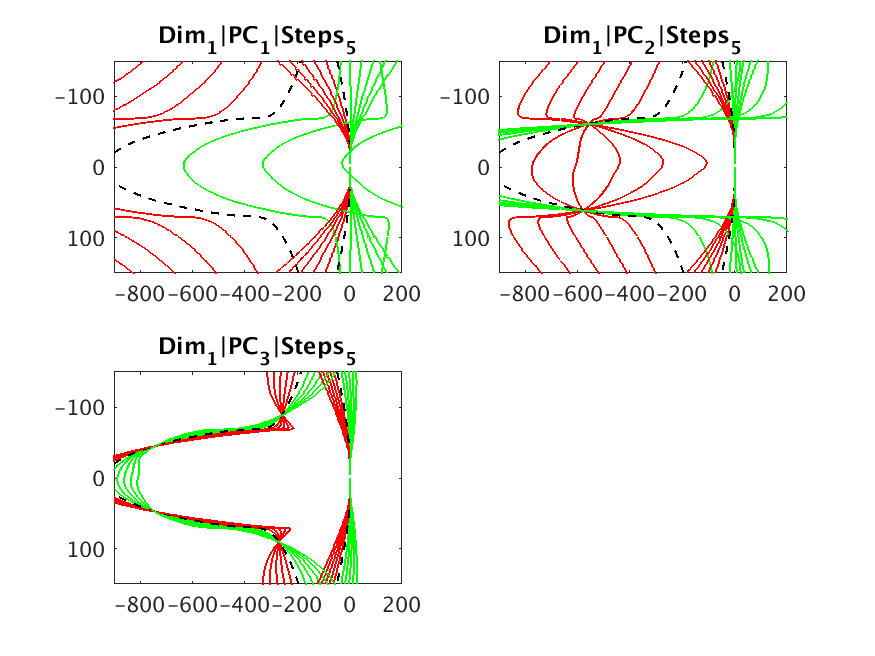
%> input picture data/348roots/180906_PCSweep_xCoords.tif, 875 x 656 px
$ octave --eval "result = generateMaskSet(imread('../../../../data/348roots/180906_PCSweep_xCoords.tif'));"   (GNU Octave 9; MATLAB toolbox functions it lacks are replaced by stand-ins)
%> lines starting %> are read from the running program, lines starting %| are printed output that depends on the picture; in (x1, y1, x2, y2) boxes, pixels count from 0 and x2, y2 are one past the last pixel; in counts of white or black regions, pixels touching at a corner belong together; the program's own positions count from 1
### midlines/phytomorph_codebase/helperFunctions/matlab_libs/imageMethods/makeBoundaryMask.m
function [MSK] = makeBoundaryMask(sz,mskValue)
%> called with sz = [656 875 3], mskValue = [60 60 200 200]
    %%%%%%%%%%%%%%%%%%%%%%%%%%%%%%%%%%
    % Make Boundary Mask Image
    %%%%%%%%%%%%%%%%%%%%%%%%%%%%%%%%%%
    % INPUT:
    %           sz          := size of mask
    %           mskValue    := border values
    %%%%%%%%%%%%%%%%%%%%%%%%%%%%%%%%%%
    % OUTPUT:
    %           MSK = mask, to exclude the rim of the images
    %%%%%%%%%%%%%%%%%%%%%%%%%%%%%%%%%%
    % Make mask to exclude points within radius of the image boundary.
    MSK = ones(sz);
    % left
    if mskValue(1) > 1 ; MSK(1:mskValue(1),:)       = 0; end
%> after `MSK(1:mskValue(1),:) = 0`:
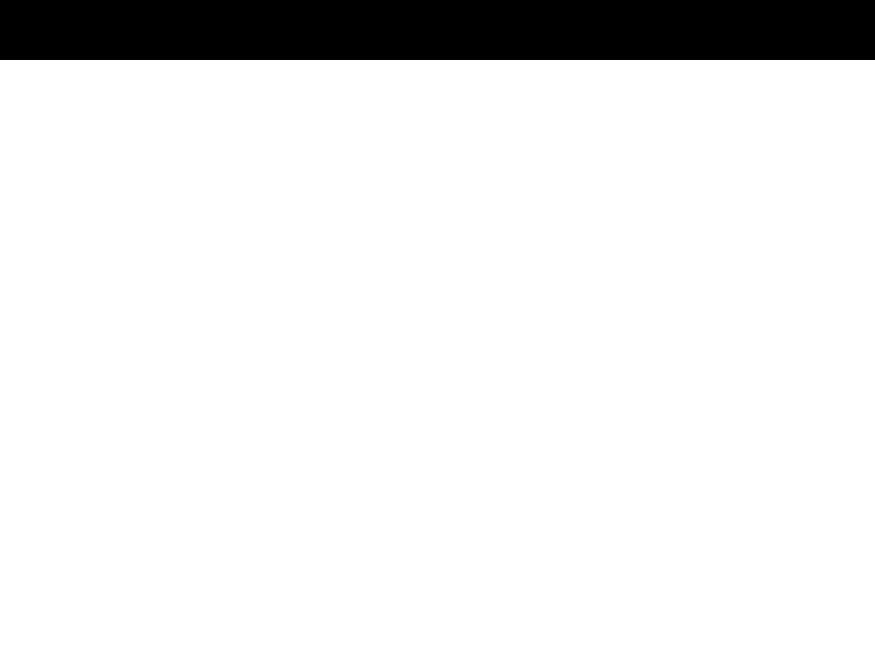
%> MSK: size 656x875x3 double; values 0 (black) and 1 (white), 90.9% white; 1 black region, box (x1, y1, x2, y2) and area: (0, 0, 875, 60) 52500
    % right
    if mskValue(2) > 1 ; MSK(end-mskValue(2):end,:) = 0; end
%> after `MSK(end-mskValue(2):end,:) = 0`:
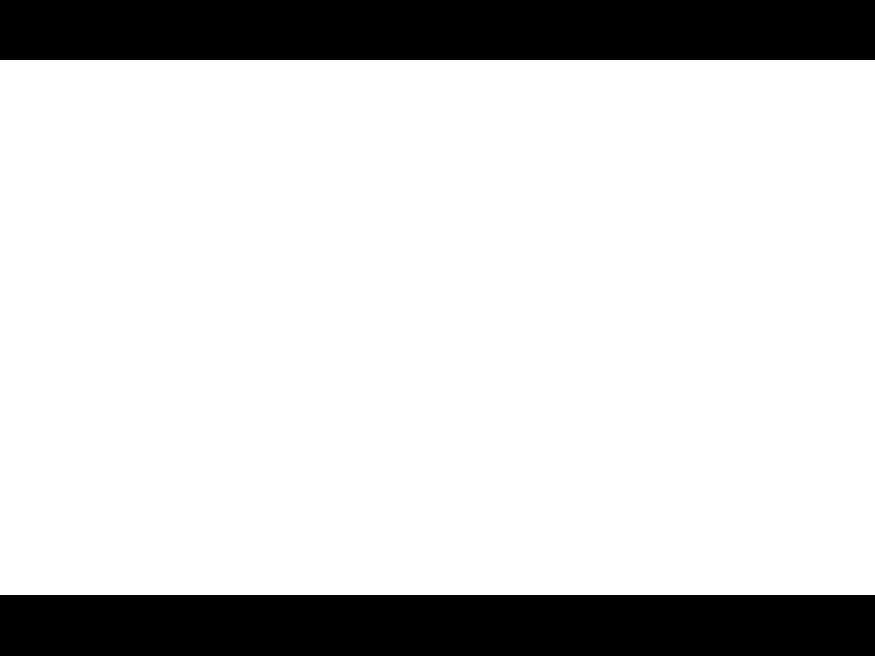
%> MSK: size 656x875x3 double; values 0 (black) and 1 (white), 81.6% white; 2 black regions, box (x1, y1, x2, y2) and area: (0, 595, 875, 656) 53375, (0, 0, 875, 60) 52500
    % top
    if mskValue(3) > 1 ; MSK(:,1:mskValue(3))       = 0; end
%> after `MSK(:,1:mskValue(3)) = 0`:
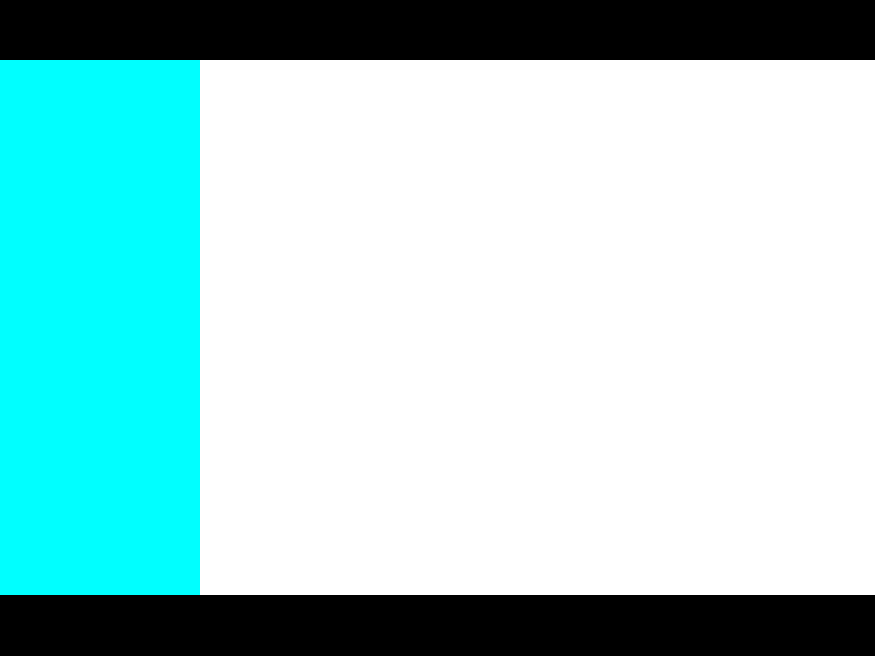
%> MSK: size 656x875x3 double; mean R, G, B 0.629, 0.816, 0.816
    % bottom
    if mskValue(4) > 1 ; MSK(:,end-mskValue(4):end) = 0; end
%> after `MSK(:,end-mskValue(4):end) = 0`:
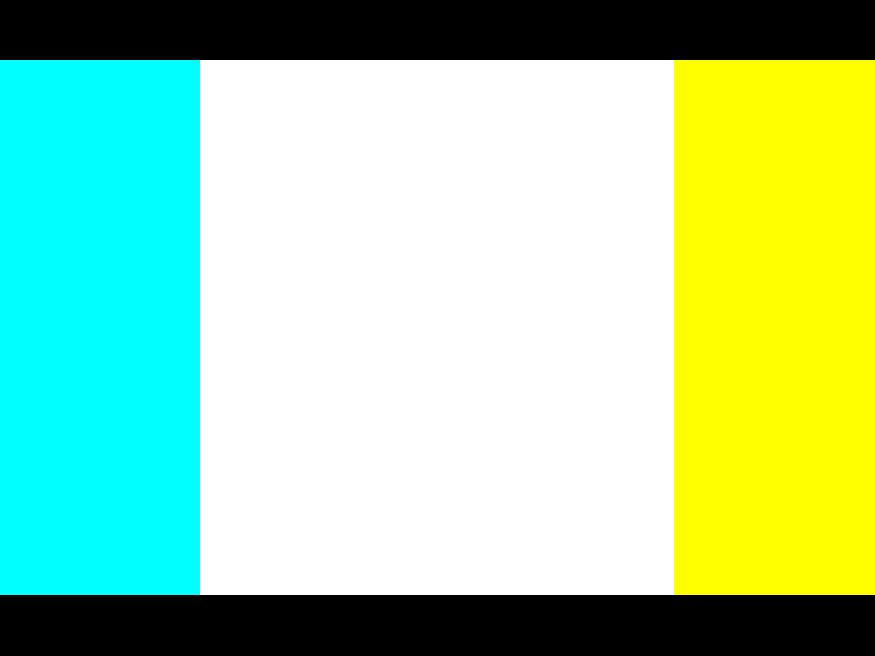
%> MSK: size 656x875x3 double; mean R, G, B 0.629, 0.816, 0.628
end


### midlines/phytomorph_codebase/helperFunctions/matlab_libs/imageMethods/subBackGrd.m
function [I] = subBackGrd(I,para)
%> the run ends on the next line
    closeVALUE = para{1}.value;
    resizeVALUE = para{2}.value;
    % if need to resize
    if resizeVALUE ~= 1
        sz = size(I);
        Iorg = I;
        I = imresize(I,resizeVALUE);
    end
    %%% obtain the background
    BK = getBackground(I,closeVALUE);
    % if need to resize
    if resizeVALUE ~= 1
        BK = imresize(BK,sz);
        I = Iorg;
    end
    %%% subtract the background
    I = I - BK;
end

### midlines/momentum_method/helperFunctions/imageFeatureMethods/generateMaskSet.m
function [retM] = generateMaskSet(I)
    %%%%%%%%%%%%%%%%%%%%%%%%%%%%%%%%%%%%%%%%%%%%%%%%%%%%%%
    % make masks
    %%%%%%%%%%%%%%%%%%%%%%%%%%%%%%%%%%%%%%%%%%%%%%%%%%%%%%
    %%%%%%%%%%%%%%%%%%%%%%%%%%%%%%%%%%
    % make boundary mask
    %%%%%%%%%%%%%%%%%%%%%%%%%%%%%%%%%%
    clear para;
    para.BW = [60 60 200 200];
    MSK = makeBoundaryMask(size(I),para.BW);

    %%%%%%%%%%%%%%%%%%%%%%%%%%%%%%%%%%
    % subtract background from image
    %%%%%%%%%%%%%%%%%%%%%%%%%%%%%%%%%%
    clear para;
    para.closeVALUE = 31;
    para.resizeVALUE = .25;
    bkI = subBackGrd(I,para);

    %%%%%%%%%%%%%%%%%%%%%%%%%%%%%%%%%%
    % threshold, dilate
    %%%%%%%%%%%%%%%%%%%%%%%%%%%%%%%%%%
    clear para
    bkI = bindVec(bkI);
    level = graythresh(bkI);
    para.dilate = 31;
    objMsk = imdilate(bkI < level,strel('disk',para.dilate));
    %%%%%%%%%%%%%%%%%%%%%%%%%%%%%%%%%%%%%%%%%%%%%%%%%%%%%%
    % make masks
    %%%%%%%%%%%%%%%%%%%%%%%%%%%%%%%%%%%%%%%%%%%%%%%%%%%%%%

    retM.objMsk = objMsk;
    retM.bkI    = v;
    retM.MSK    = MSK;
end
